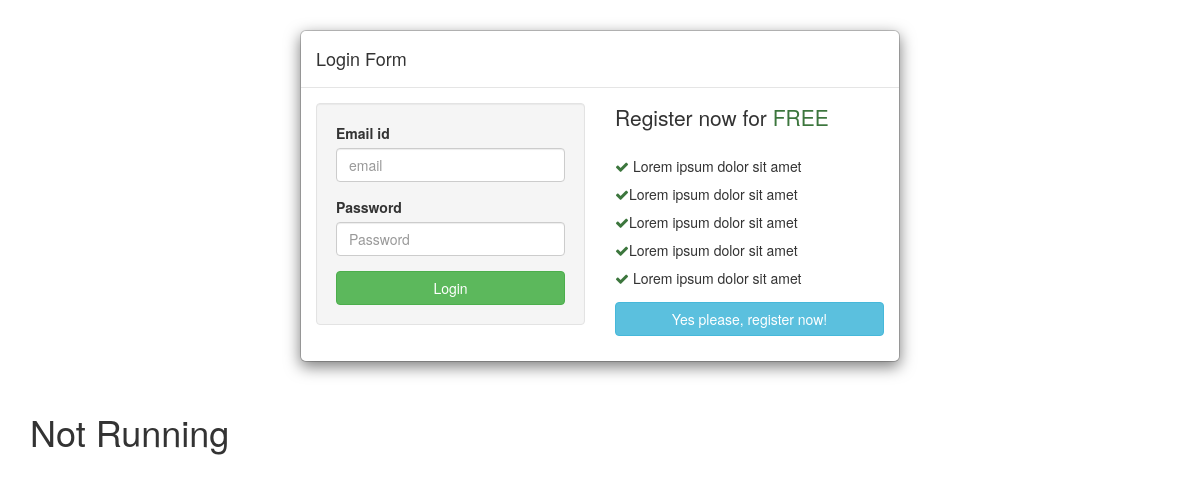
The page /index123.php on the database as committed earlier.
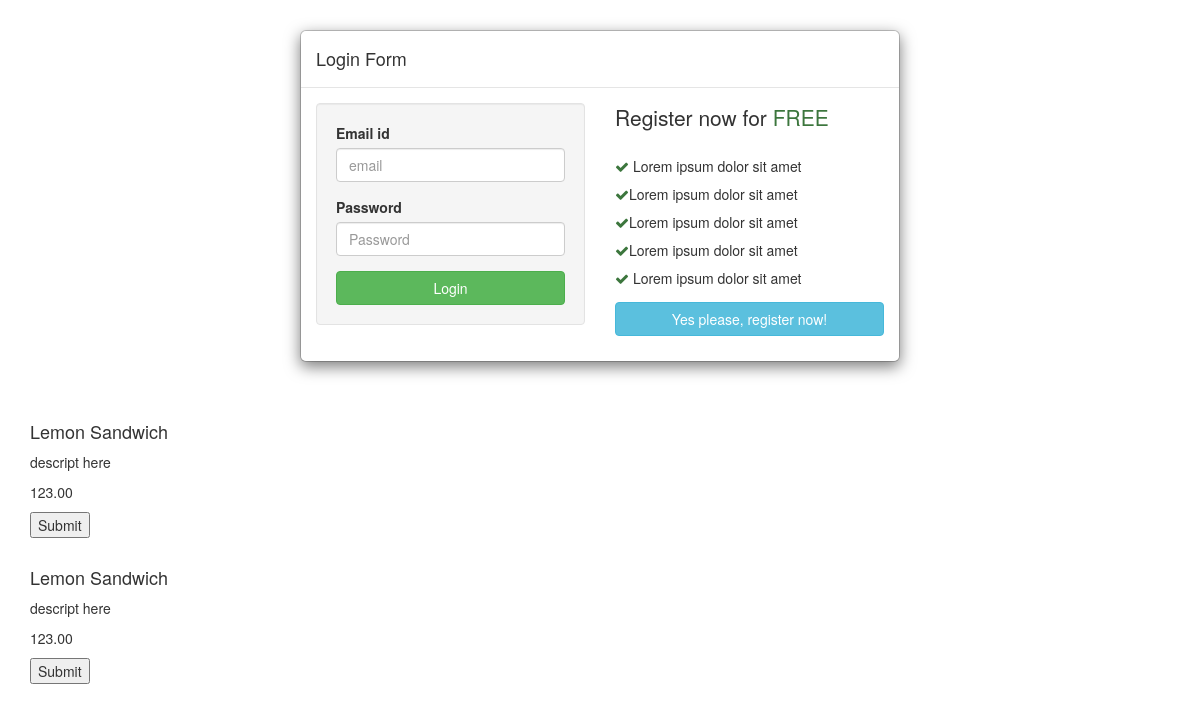
The same page on the database as committed later.
### tables this page shows
CREATE TABLE `tblstock` (
  `ItemID` int(4) UNSIGNED NOT NULL,
  `ItemName` varchar(30) NOT NULL,
  `ItemCategory` varchar(20) NOT NULL,
  `ItemDescription` varchar(200) NOT NULL,
  `ItemImage` varchar(100) NOT NULL,
  `ItemPrice` decimal(5,2) NOT NULL,
  `ItemStock` int(4) NOT NULL
);

### index123.php (the view, shortened to what this page needs)
<?php
include('connection.php');
?>
<!DOCTYPE html>
<html lang="en">
<head>
    <link href="http://netdna.bootstrapcdn.com/bootstrap/3.2.0/css/bootstrap.min.css" rel="stylesheet">
</head>
<body>
<link href="//maxcdn.bootstrapcdn.com/font-awesome/4.1.0/css/font-awesome.min.css" rel="stylesheet">
    <div id="login-overlay" class="modal-dialog">
      <div class="modal-content">
          <div class="modal-header">
              <h4 class="modal-title" id="myModalLabel">Login Form</h4>
          </div>
          <div class="modal-body">
              <div class="row">
                  <div class="col-xs-6">
                      <div class="well">
                          <form id="loginForm" method="post">
                              <div class="form-group">
                                  <label for="email" class="control-label">Email id</label>
                                  <input type="text" class="form-control" id="email" name="email"  required="" title="Please enter you Email-id" placeholder="email" >
                              </div>
                              <div class="form-group">
                                  <label for="password" class="control-label">Password</label>
                                  <input type="password" class="form-control" id="password" name="password" placeholder="Password" value="" required="" title="Please enter your password">
                              </div>
                              <button type="submit" class="btn btn-success btn-block" name="login">Login</button>
                          </form>
                      </div>
                  </div>
                  <div class="col-xs-6">
                      <p class="lead">Register now for <span class="text-success">FREE</span></p>
                      <ul class="list-unstyled" style="line-height: 2">
                          <li><span class="fa fa-check text-success"></span> Lorem ipsum dolor sit amet</li>
                          <li><span class="fa fa-check text-success"></span>Lorem ipsum dolor sit amet</li>
                          <li><span class="fa fa-check text-success"></span>Lorem ipsum dolor sit amet</li>
                          <li><span class="fa fa-check text-success"></span>Lorem ipsum dolor sit amet</li>
                          <li><span class="fa fa-check text-success"></span> Lorem ipsum dolor sit amet</li>
                      </ul>
                      <p><a href="register.php" class="btn btn-info btn-block">Yes please, register now!</a></p>
                  </div>
              </div>
          </div>
      </div>
  </div>
</body>
</html>
<div class="container">
  <?php
                  $stmt = $conn->prepare("SELECT * FROM tblstock");
                  $stmt->execute();
                  $result = $stmt->fetchall();
                  if($result)
                  {
                    foreach($result as $row)
                    {
                      echo '
                      <div class="card1">
                          <div class="card-head">
                              <img src="'.$row['ItemImage'].'" alt="">
                          </div>
                          <div class="card-body">
                              <h4>' .$row['ItemName'].' </h4>
                              <p>'.$row['ItemDescription'].'</p>
                              <p>'.$row['ItemPrice'].'</p>
                              <form action="action.php" method="post" enctype="multipart/form-data" class="form-submit">
                              <input type="hidden" class="pid" name="pid" value="'.$row['ItemID'].'">
                              <input type="hidden" class="pprice" name="pprice" value="'.$row['ItemPrice'].'">
                              <input type="hidden" class="pimage" name="pimage" value="'.$row['ItemImage'].'">
                              <input type="hidden" name="pqty" value="1" class="pqty">
                              <input type="submit" name="addItem">
                              </form>
                          </div>
                      </div>
                      ';
                    }
                  }else{
                    echo '<h1>Not Running</h1>';
                  }
                ?>
                </div>

Rows that differ between the two databases and show on the page:
added tblstock: ItemName "Lemon Sandwich", ItemDescription "descript here", ItemPrice "123.00"
added tblstock: ItemName "Lemon Sandwich", ItemDescription "descript here", ItemPrice "123.00"
Other text that changed with them:
text no longer shown: "Not Running"
